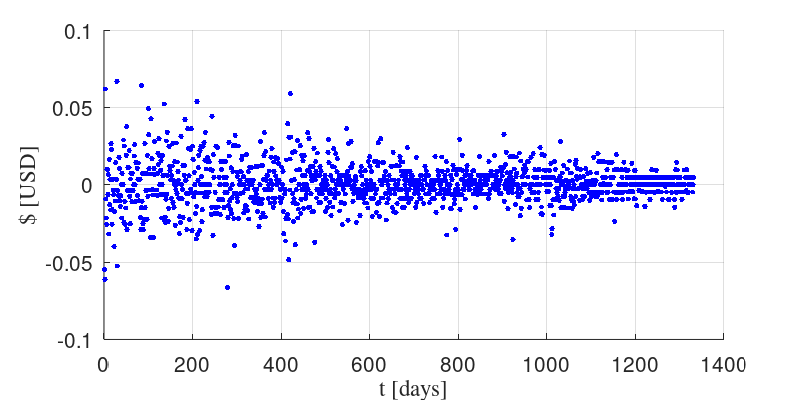
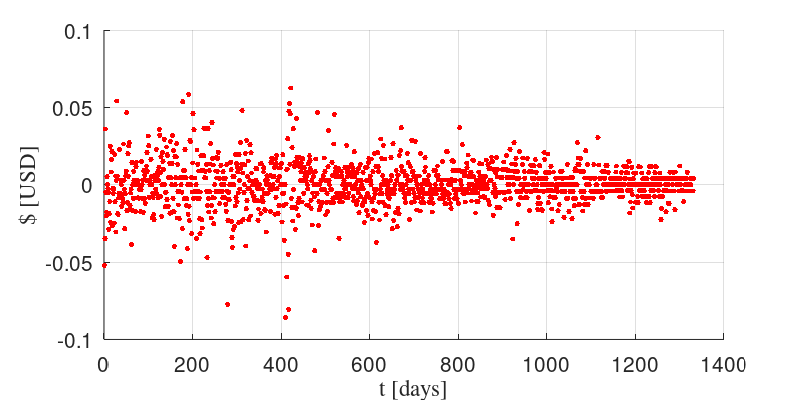
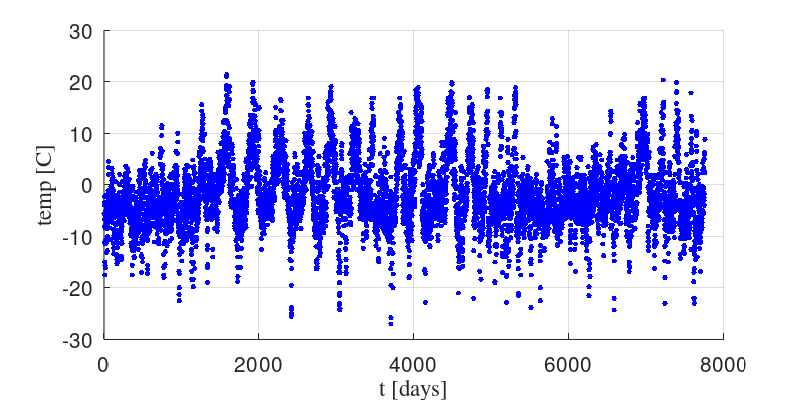
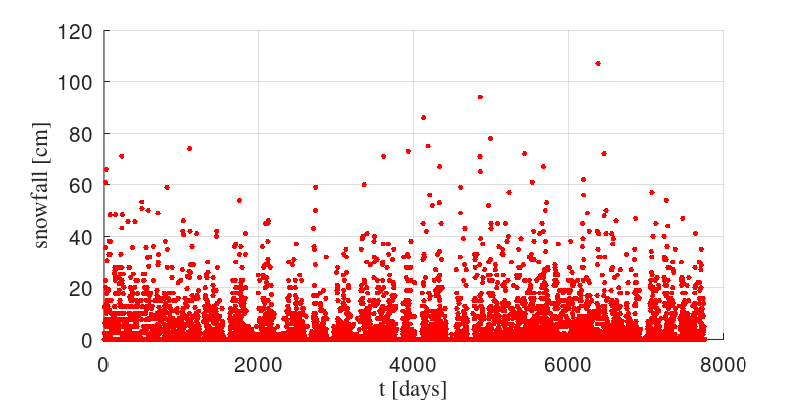

The MATLAB source for these figures, in order:
load ./EmpiricalExamplesl20.mat

figure('Units', 'inches', ...
'Position', [0 0 8 4],...
'PaperPositionMode','auto');

hold on;

hplt = plot(XY1(:,1),'b.','MarkerSize',12,'LineWidth',2);
grid on;

hXLabel = xlabel('t [days]');
hYLabel = ylabel('$ [USD]');

set([hXLabel, hYLabel],'FontName','Times');
set([hXLabel, hYLabel],'FontSize', 15);

set(gca,'fontsize',15);

hold off;
print -depsc2 ./EmpiricalData_p65X.eps
close;

figure('Units', 'inches', ...
'Position', [0 0 8 4],...
'PaperPositionMode','auto');

hold on;

hplt = plot(XY1(:,2),'r.','MarkerSize',12,'LineWidth',2);
grid on;

hXLabel = xlabel('t [days]');
hYLabel = ylabel('$ [USD]');

set([hXLabel, hYLabel],'FontName','Times');
set([hXLabel, hYLabel],'FontSize', 15);

set(gca,'fontsize',15);

hold off;
print -depsc2 ./EmpiricalData_p65Y.eps
close;

figure('Units', 'inches', ...
'Position', [0 0 8 4],...
'PaperPositionMode','auto');

hold on;

hplt = plot(SF(:,1),'b.','MarkerSize',12,'LineWidth',2);
grid on;

hXLabel = xlabel('t [days]');
hYLabel = ylabel('temp [C]');

set([hXLabel, hYLabel],'FontName','Times');
set([hXLabel, hYLabel],'FontSize', 15);

set(gca,'fontsize',15);

hold off;
print -depsc2 ./EmpiricalData_p87X.eps
close;

figure('Units', 'inches', ...
'Position', [0 0 8 4],...
'PaperPositionMode','auto');

hold on;

hplt = plot(SF(:,2),'r.','MarkerSize',12,'LineWidth',2);
grid on;

hXLabel = xlabel('t [days]');
hYLabel = ylabel('snowfall [cm]');

set([hXLabel, hYLabel],'FontName','Times');
set([hXLabel, hYLabel],'FontSize', 15);

set(gca,'fontsize',15);

hold off;
print -depsc2 ./EmpiricalData_p87Y.eps
close;